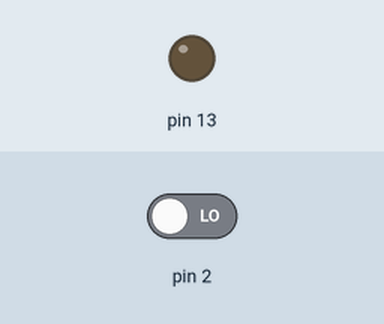
This sketch was run on a simulated Arduino Uno, built with avr-gcc and run on an emulated ATmega328P. Shown: output pins drawn as LEDs (lit = HIGH). Inputs (shaded band) come from the test bench; at power-on: pin 2 LOW. What the sketch prints to the serial monitor is not drawn.

Above: at 1.2 s.
1.3 s: pin 2 driven HIGH
At 2.4 s:
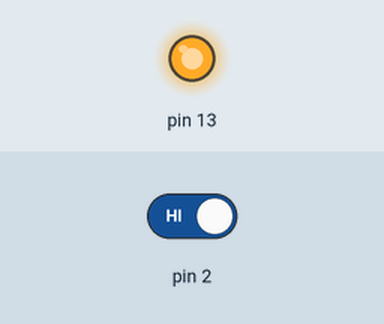
2.8 s: pin 2 driven LOW
At 3.6 s:
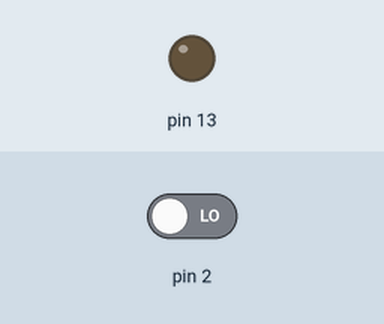
Timing chart, 0 to 5.8 s (numbered marks = the images above; inputs shaded):
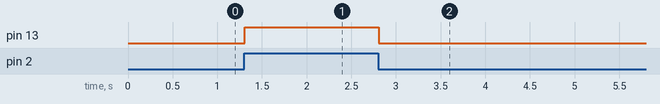

Measured:
- after the input at 1.3 s, pin 13: LOW → HIGH at once
- after the input at 2.8 s, pin 13: HIGH → LOW at once

The sketch:

sketch_dec22a.ino
```cpp
void setup() {
  Serial.begin(9600); // 시리얼 모니터를 사용하겠다
  pinMode(2, INPUT); //2번핀에 Seonsor가 연결됨
  pinMode(13, OUTPUT); //13번핀에 Actuator가 연결됨!!
}

void loop() {
  //  Serial.println("Hello World");
  int sensorValue = digitalRead(2); // 2번핀으로부터 신호를 읽어 온 후

  Serial.println(sensorValue); // 시리얼 모니터에 출력

  // 컨트롤 + T 정렬
  // 컨트롤 + del 한줄 삭제
  //만약, 버튼이 눌러졌다면, LED 불을 켜겠다!!


  if (sensorValue == 1) {
    // 버튼이 눌러진 상태!!
    // 13번에 연결된 LED가 켜짐!!
    digitalWrite(13, 1);
  }
  else {
    // if문의 조건식 ()의 결과가 거짓일 때 실행됨
    // 버튼이 안눌러진 상태!!
    digitalWrite(13, 0);
  }

  // digitalWrite(13, sensorValue); // 버튼을 누르면 13번 LED가 켜진다


}
```
